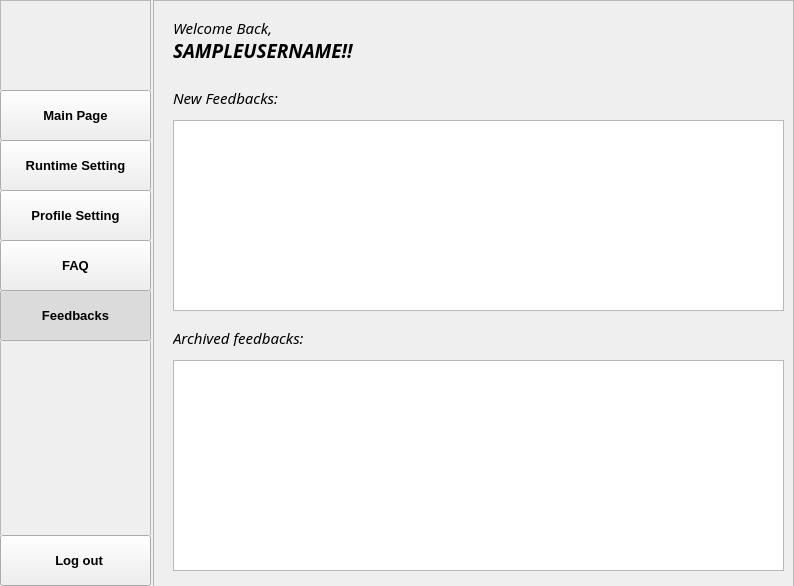
<?xml version="1.0" encoding="UTF-8"?>
<ui version="4.0">
 <class>admin_feedback_page</class>
 <widget class="QMainWindow" name="admin_feedback_page">
  <property name="geometry">
   <rect>
    <x>0</x>
    <y>0</y>
    <width>794</width>
    <height>586</height>
   </rect>
  </property>
  <property name="windowTitle">
   <string>MainWindow</string>
  </property>
  <widget class="QWidget" name="centralwidget">
   <widget class="QFrame" name="frame">
    <property name="geometry">
     <rect>
      <x>0</x>
      <y>0</y>
      <width>151</width>
      <height>591</height>
     </rect>
    </property>
    <property name="frameShape">
     <enum>QFrame::StyledPanel</enum>
    </property>
    <property name="frameShadow">
     <enum>QFrame::Raised</enum>
    </property>
    <widget class="QLabel" name="label">
     <property name="geometry">
      <rect>
       <x>0</x>
       <y>80</y>
       <width>151</width>
       <height>511</height>
      </rect>
     </property>
     <property name="styleSheet">
      <string notr="true">background-image: url(:/backgournds/FlyTranslate-logo/background_image.png);</string>
     </property>
     <property name="text">
      <string/>
     </property>
    </widget>
    <widget class="QLabel" name="label_6">
     <property name="geometry">
      <rect>
       <x>0</x>
       <y>-20</y>
       <width>151</width>
       <height>111</height>
      </rect>
     </property>
     <property name="styleSheet">
      <string notr="true">background-image: url(:/backgournds/FlyTranslate-logo/logo_only_2.png);</string>
     </property>
     <property name="text">
      <string/>
     </property>
     <property name="scaledContents">
      <bool>true</bool>
     </property>
    </widget>
    <widget class="QPushButton" name="btnMainButton">
     <property name="geometry">
      <rect>
       <x>0</x>
       <y>90</y>
       <width>151</width>
       <height>51</height>
      </rect>
     </property>
     <property name="font">
      <font>
       <pointsize>10</pointsize>
       <weight>75</weight>
       <bold>true</bold>
      </font>
     </property>
     <property name="autoFillBackground">
      <bool>true</bool>
     </property>
     <property name="text">
      <string>Main Page</string>
     </property>
     <property name="checkable">
      <bool>true</bool>
     </property>
     <property name="checked">
      <bool>false</bool>
     </property>
    </widget>
    <widget class="QPushButton" name="btnRunTimeSettings">
     <property name="geometry">
      <rect>
       <x>0</x>
       <y>140</y>
       <width>151</width>
       <height>51</height>
      </rect>
     </property>
     <property name="font">
      <font>
       <pointsize>10</pointsize>
       <weight>75</weight>
       <bold>true</bold>
      </font>
     </property>
     <property name="autoFillBackground">
      <bool>true</bool>
     </property>
     <property name="text">
      <string>Runtime Setting</string>
     </property>
     <property name="checkable">
      <bool>true</bool>
     </property>
     <property name="checked">
      <bool>false</bool>
     </property>
    </widget>
    <widget class="QPushButton" name="btnProfileSettings">
     <property name="geometry">
      <rect>
       <x>0</x>
       <y>190</y>
       <width>151</width>
       <height>51</height>
      </rect>
     </property>
     <property name="font">
      <font>
       <pointsize>10</pointsize>
       <weight>75</weight>
       <bold>true</bold>
      </font>
     </property>
     <property name="autoFillBackground">
      <bool>true</bool>
     </property>
     <property name="text">
      <string>Profile Setting</string>
     </property>
     <property name="checkable">
      <bool>true</bool>
     </property>
     <property name="checked">
      <bool>false</bool>
     </property>
    </widget>
    <widget class="QPushButton" name="btnFAQ">
     <property name="geometry">
      <rect>
       <x>0</x>
       <y>240</y>
       <width>151</width>
       <height>51</height>
      </rect>
     </property>
     <property name="font">
      <font>
       <pointsize>10</pointsize>
       <weight>75</weight>
       <bold>true</bold>
      </font>
     </property>
     <property name="autoFillBackground">
      <bool>true</bool>
     </property>
     <property name="text">
      <string>FAQ</string>
     </property>
     <property name="checkable">
      <bool>true</bool>
     </property>
     <property name="checked">
      <bool>false</bool>
     </property>
    </widget>
    <widget class="QPushButton" name="btnLogout">
     <property name="geometry">
      <rect>
       <x>0</x>
       <y>535</y>
       <width>151</width>
       <height>51</height>
      </rect>
     </property>
     <property name="font">
      <font>
       <pointsize>10</pointsize>
       <weight>75</weight>
       <bold>true</bold>
      </font>
     </property>
     <property name="autoFillBackground">
      <bool>true</bool>
     </property>
     <property name="text">
      <string>  Log out</string>
     </property>
     <property name="icon">
      <iconset resource="../Images_for_design/static_img.qrc">
       <normaloff>:/logout/logout.png</normaloff>:/logout/logout.png</iconset>
     </property>
     <property name="checkable">
      <bool>false</bool>
     </property>
     <property name="checked">
      <bool>false</bool>
     </property>
    </widget>
    <widget class="QPushButton" name="btnFeedback">
     <property name="geometry">
      <rect>
       <x>0</x>
       <y>290</y>
       <width>151</width>
       <height>51</height>
      </rect>
     </property>
     <property name="font">
      <font>
       <pointsize>10</pointsize>
       <weight>75</weight>
       <bold>true</bold>
      </font>
     </property>
     <property name="autoFillBackground">
      <bool>true</bool>
     </property>
     <property name="text">
      <string>Feedbacks</string>
     </property>
     <property name="checkable">
      <bool>true</bool>
     </property>
     <property name="checked">
      <bool>true</bool>
     </property>
    </widget>
   </widget>
   <widget class="QFrame" name="frame_2">
    <property name="geometry">
     <rect>
      <x>153</x>
      <y>0</y>
      <width>641</width>
      <height>591</height>
     </rect>
    </property>
    <property name="frameShape">
     <enum>QFrame::StyledPanel</enum>
    </property>
    <property name="frameShadow">
     <enum>QFrame::Raised</enum>
    </property>
    <widget class="QLabel" name="label_4">
     <property name="geometry">
      <rect>
       <x>20</x>
       <y>20</y>
       <width>131</width>
       <height>16</height>
      </rect>
     </property>
     <property name="font">
      <font>
       <family>Rockwell</family>
       <pointsize>11</pointsize>
       <italic>true</italic>
      </font>
     </property>
     <property name="text">
      <string>Welcome Back,</string>
     </property>
    </widget>
    <widget class="QLabel" name="lblUsername">
     <property name="geometry">
      <rect>
       <x>20</x>
       <y>40</y>
       <width>431</width>
       <height>21</height>
      </rect>
     </property>
     <property name="font">
      <font>
       <family>Rockwell</family>
       <pointsize>14</pointsize>
       <weight>75</weight>
       <italic>true</italic>
       <bold>true</bold>
      </font>
     </property>
     <property name="text">
      <string>SAMPLEUSERNAME!!</string>
     </property>
    </widget>
    <widget class="QLabel" name="label_2">
     <property name="geometry">
      <rect>
       <x>0</x>
       <y>0</y>
       <width>811</width>
       <height>591</height>
      </rect>
     </property>
     <property name="styleSheet">
      <string notr="true">background-image: url(:/backgournds/FlyTranslate-logo/background_image.png);</string>
     </property>
     <property name="text">
      <string/>
     </property>
     <property name="scaledContents">
      <bool>true</bool>
     </property>
    </widget>
    <widget class="QTableWidget" name="tbFeedbackList">
     <property name="geometry">
      <rect>
       <x>20</x>
       <y>120</y>
       <width>611</width>
       <height>191</height>
      </rect>
     </property>
     <property name="sizePolicy">
      <sizepolicy hsizetype="Expanding" vsizetype="Expanding">
       <horstretch>0</horstretch>
       <verstretch>0</verstretch>
      </sizepolicy>
     </property>
     <property name="editTriggers">
      <set>QAbstractItemView::NoEditTriggers</set>
     </property>
    </widget>
    <widget class="QLabel" name="label_7">
     <property name="geometry">
      <rect>
       <x>20</x>
       <y>90</y>
       <width>161</width>
       <height>16</height>
      </rect>
     </property>
     <property name="font">
      <font>
       <family>Rockwell</family>
       <pointsize>11</pointsize>
       <italic>true</italic>
      </font>
     </property>
     <property name="text">
      <string>New Feedbacks:</string>
     </property>
    </widget>
    <widget class="QTableWidget" name="tbArchivedFeedback">
     <property name="geometry">
      <rect>
       <x>20</x>
       <y>360</y>
       <width>611</width>
       <height>211</height>
      </rect>
     </property>
     <property name="sizePolicy">
      <sizepolicy hsizetype="Expanding" vsizetype="Expanding">
       <horstretch>0</horstretch>
       <verstretch>0</verstretch>
      </sizepolicy>
     </property>
     <property name="editTriggers">
      <set>QAbstractItemView::NoEditTriggers</set>
     </property>
    </widget>
    <widget class="QLabel" name="label_8">
     <property name="geometry">
      <rect>
       <x>20</x>
       <y>330</y>
       <width>191</width>
       <height>16</height>
      </rect>
     </property>
     <property name="font">
      <font>
       <family>Rockwell</family>
       <pointsize>11</pointsize>
       <italic>true</italic>
      </font>
     </property>
     <property name="text">
      <string>Archived feedbacks:</string>
     </property>
    </widget>
    <zorder>label_2</zorder>
    <zorder>label_4</zorder>
    <zorder>lblUsername</zorder>
    <zorder>tbFeedbackList</zorder>
    <zorder>label_7</zorder>
    <zorder>tbArchivedFeedback</zorder>
    <zorder>label_8</zorder>
   </widget>
  </widget>
 </widget>
 <resources>
  <include location="../Images_for_design/static_img.qrc"/>
  <include location="../Images_for_design/background_imgs.qrc"/>
 </resources>
 <connections/>
</ui>
